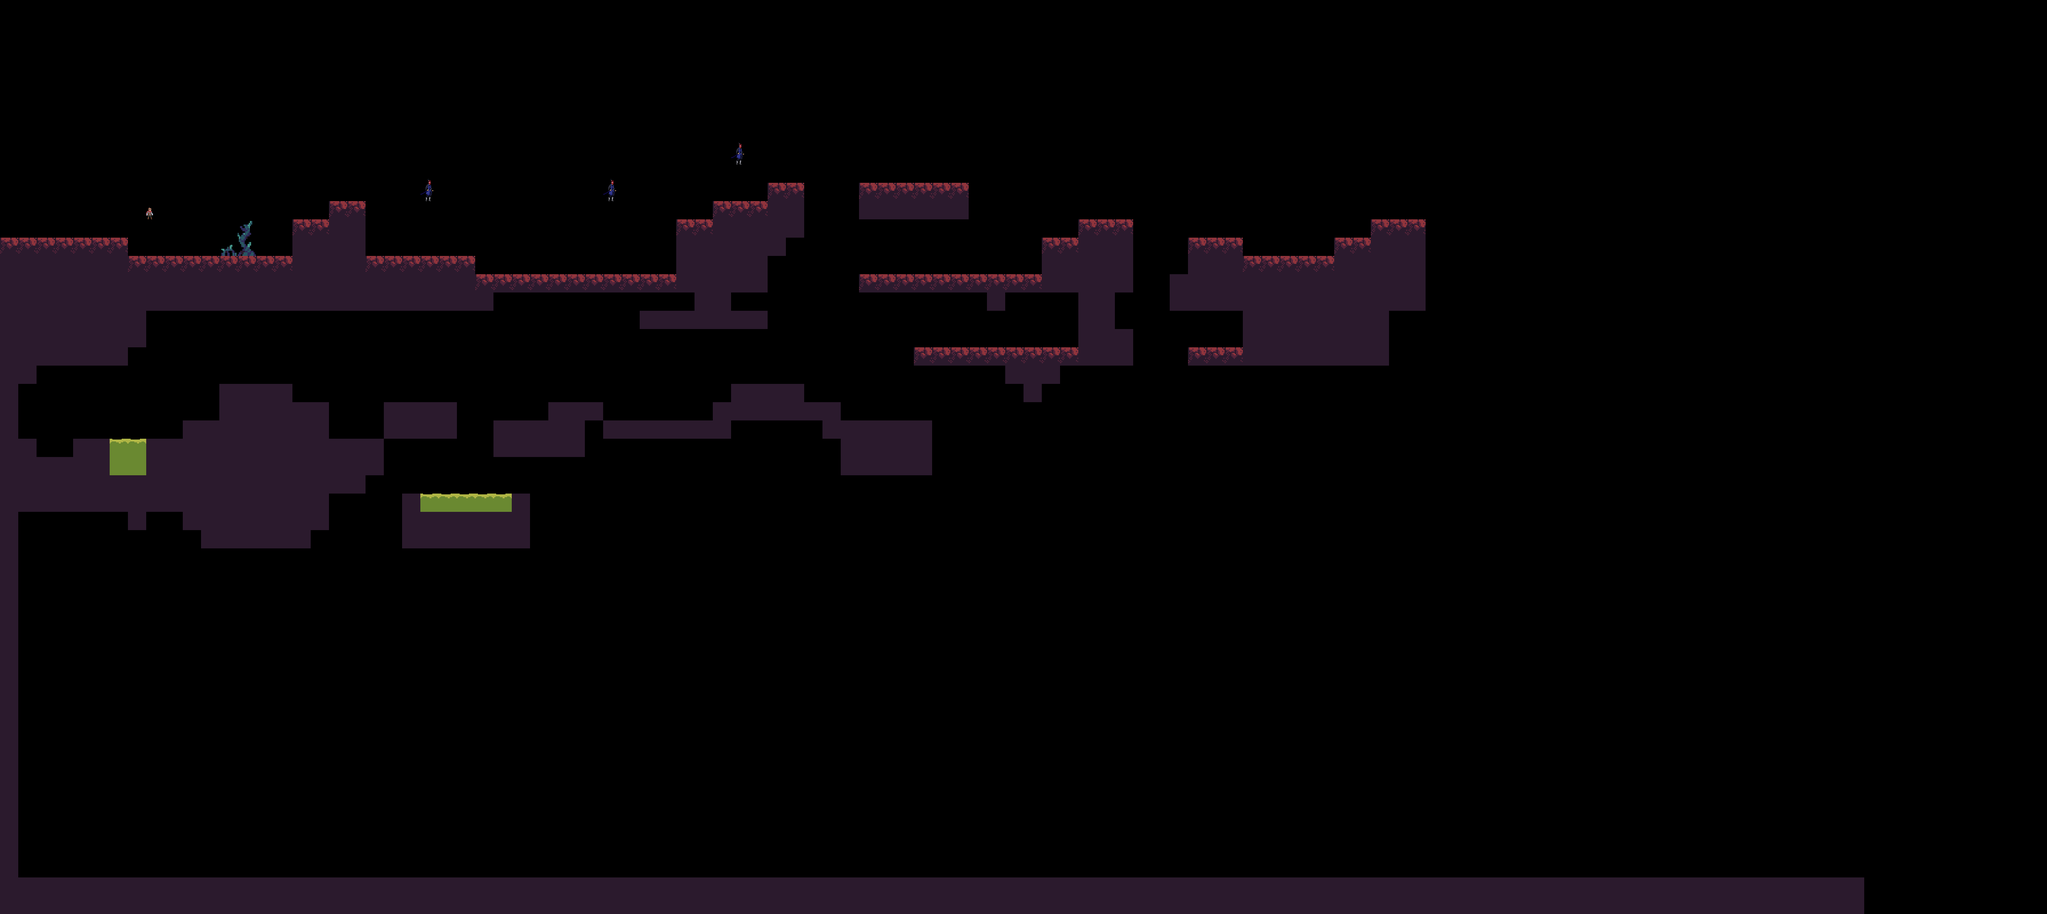

A level layout from a 2D game, rendered from its tile map. Below: a short description, then the map file with tile-grid data replaced by summaries:
An orthogonal 112x50 tile map with 46x46 px tiles, 3 tile layers (1, 2, Entities).

<map version="1.8" tiledversion="1.8.4" orientation="orthogonal" renderorder="right-down" width="112" height="50" tilewidth="46" tileheight="46" infinite="0" nextlayerid="6" nextobjectid="1">
 <editorsettings>
  <export target="../../../levels/2.1/.csv" format="csv" />
 </editorsettings>
 <tileset firstgid="1" source="wasteland.tsx" />
 <layer id="2" name="1" width="112" height="50" opacity="0.98">
  <data>[5600 cells, 733 non-empty, 7 distinct tile ids]</data>
 </layer>
 <layer id="3" name="2" width="112" height="50">
  <data>[5600 cells, 0 non-empty, 0 distinct tile ids]</data>
 </layer>
 <layer id="1" name="Entities" width="112" height="50">
  <data>[5600 cells, 1 non-empty, 1 distinct tile ids]</data>
 </layer>
</map>
